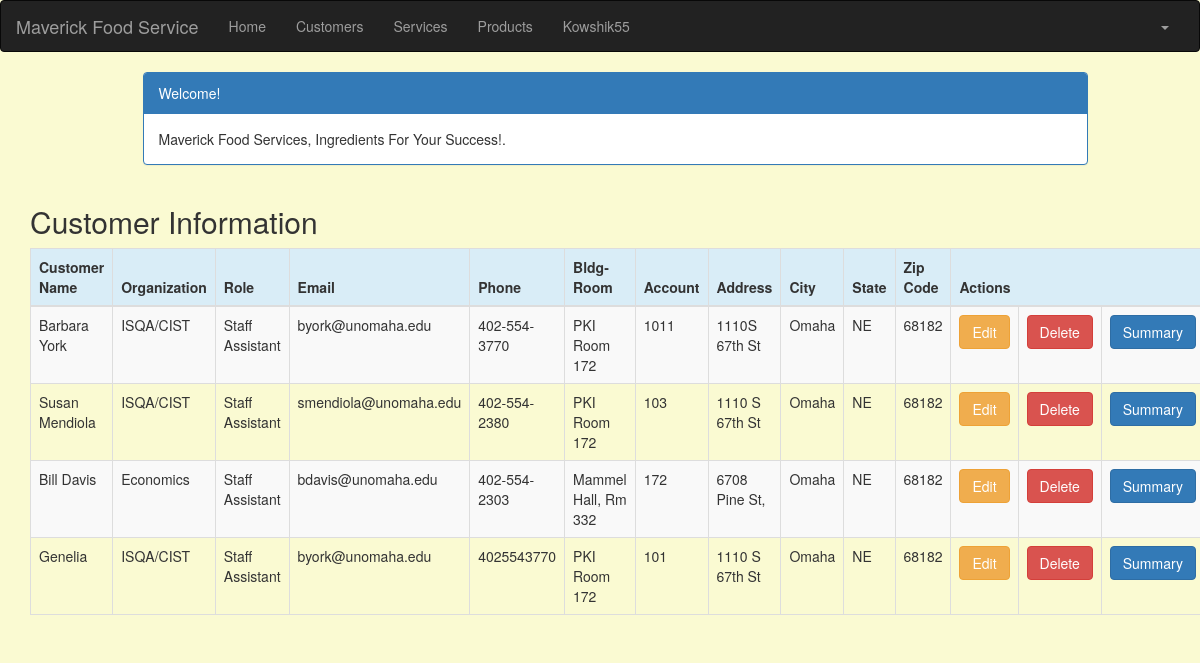
/customer_list (signed in), run on the app's committed database.
### crm/models.py (models this page shows, shortened)
class Customer(models.Model):
    cust_name = models.CharField(max_length=50)
    organization = models.CharField(max_length=100, blank=True)
    role = models.CharField(max_length=100)
    email = models.EmailField(max_length=100)
    bldgroom = models.CharField(max_length=100)
    address = models.CharField(max_length=200)
    account_number = models.IntegerField(blank=False, null=False)
    city = models.CharField(max_length=50)
    state = models.CharField(max_length=50)
    zipcode = models.CharField(max_length=10)
    phone_number = models.CharField(max_length=50)
    created_date = models.DateTimeField(default=timezone.now)
    updated_date = models.DateTimeField(auto_now_add=True)

### crm/views.py (the view)
# urls.py: path('customer_list', views.customer_list, name='customer_list'),
@login_required
def customer_list(request):
    customer = Customer.objects.filter(created_date__lte=timezone.now())
    return render(request, 'crm/customer_list.html',
                 {'customers': customer})

### crm/templates/crm/customer_list.html (shortened to what this page needs)
<!DOCTYPE html>
<html lang="en">
{% extends 'crm/base.html' %}
{% block content %}
<html>
<head>
<link rel="stylesheet" href="https://maxcdn.bootstrapcdn.com/bootstrap/3.3.4/css/bootstrap.min.css">
</head>
<body>
<div class="container">
<div class="row">
<div class="col-md-10 col-md-offset-1">
<div class="panel panel-primary">
<div class="panel-heading">Welcome!</div>
<div class="panel-body">
                        Maverick Food Services, Ingredients For Your Success!.
</div>
</div>
</div>
</div>
</div>
<div class="row">
<h2 style="padding-left: 15Px">Customer Information</h2>
</div>
<div>
<table class="table table-striped table-bordered table-hover">
<thead>
<tr class="bg-info" >
<th>Customer Name</th>
<th>Organization</th>
<th>Role</th>
<th>Email</th>
<th>Phone</th>
<th>Bldg-Room</th>
<th>Account</th>
<th>Address</th>
<th>City</th>
<th>State</th>
<th>Zip Code</th>
<th colspan="3">Actions </th>
</thead>
<tbody>
            {% for customer in customers %}
<tr>
<td>{{ customer.cust_name}}</td>
<td>{{ customer.organization}}</td>
<td>{{ customer.role}}</td>
<td>{{ customer.email}}</td>
<td>{{ customer.phone_number}}</td>
<td>{{ customer.bldgroom}}</td>
<td>{{ customer.account_number}}</td>
<td>{{ customer.address}}</td>
<td>{{ customer.city}}</td>
<td>{{ customer.state}}</td>
<td>{{ customer.zipcode}}</td>
    <td><a href="{% url 'crm:customer_edit' pk=customer.pk %}" class="btn btn-warning">Edit</a></td>
    <td><a href="{% url 'crm:customer_delete' pk=customer.pk %}"
onclick="return confirm('Are you sure you want to delete?')"
           class="btn btn-danger">Delete</a></td>
<td><a href="{% url 'crm:summary' pk=customer.pk %}" class="btn btn-primary">Summary</a></td>
</tr>
            {% endfor %}
</tbody>
</table>
</div>
</body>
</html>
{% endblock %}

### crm/templates/crm/base.html (shortened to what this page needs)
<!DOCTYPE html>
{% load static %}
<html lang="en">
<head>
<link rel="stylesheet" href="https://maxcdn.bootstrapcdn.com/bootstrap/3.3.7/css/bootstrap.min.css">
</head>
<body id="app-layout">
<nav class="navbar navbar-inverse">
<div class="container-fluid">
<div class="navbar-header">
<a class="navbar-brand" href="/">
                Maverick Food Service
</a>
</div>
<div class="collapse navbar-collapse" id="myNavbar">
<ul class="nav navbar-nav">
<li><a href="{% url 'crm:home' %}">Home</a></li>
<li><a href="{% url 'crm:customer_list' %}">Customers</a></li>
<li><a href="{% url 'crm:service_list' %}">Services</a></li>
<li><a href="{% url 'crm:product_list' %}">Products</a></li>
    <li><a >{{ user.username }}</a></li>
</ul>
<ul class="nav navbar-nav navbar-right">
                {% if user.is_authenticated%}
<li class="dropdown">
<a href="#" class="dropdown-toggle" data-toggle="dropdown" role="button" aria-expanded="false">
<span class="caret"></span>
</a>
</li>
                {% else %}
<li><a href="{% url 'login' %}"><span class="glyphiconglyphicon-log-in"></span> Login</a></li>
                    <li><a href="{% url 'sign_up_page' %}"><span class="glyphiconglyphicon-log-in"></span> Sign Up</a></li>
                {% endif %}
</ul>
</div>
</div>
</nav>
<div class="content container">
<div class="row">
<div class="col-md-8">
            {% block content %}{% endblock%}
</div>
</div>
</body>
</html>

### crm/templates/crm/base.html (style rules this page uses)
.navbar { margin-bottom: 0; border-radius: 0; }

### crm/templates/crm/customer_list.html (style rules this page uses)
body { background-color: lightgoldenrodyellow; }

### data on the page
Customer: cust_name "Barbara York", organization "ISQA/CIST", role "Staff Assistant", email "byork@unomaha.edu", phone_number "402-554-3770", bldgroom "PKI Room 172", account_number "1011", address "1110S 67th St", city "Omaha", state "NE", zipcode "68182"
Customer: cust_name "Susan Mendiola", organization "ISQA/CIST", role "Staff Assistant", email "smendiola@unomaha.edu", phone_number "402-554-2380", bldgroom "PKI Room 172", account_number "103", address "1110 S 67th St", city "Omaha", state "NE", zipcode "68182"
Customer: cust_name "Bill Davis", organization "Economics", role "Staff Assistant", email "bdavis@unomaha.edu", phone_number "402-554-2303", bldgroom "Mammel Hall, Rm 332", account_number "172", address "6708 Pine St,", city "Omaha", state "NE", zipcode "68182"
Customer: cust_name "Genelia", organization "ISQA/CIST", role "Staff Assistant", email "byork@unomaha.edu", phone_number "4025543770", bldgroom "PKI Room 172", account_number "101", address "1110 S 67th St", city "Omaha", state "NE", zipcode "68182"

### other printed values
{{ user.username }} "Kowshik55"
